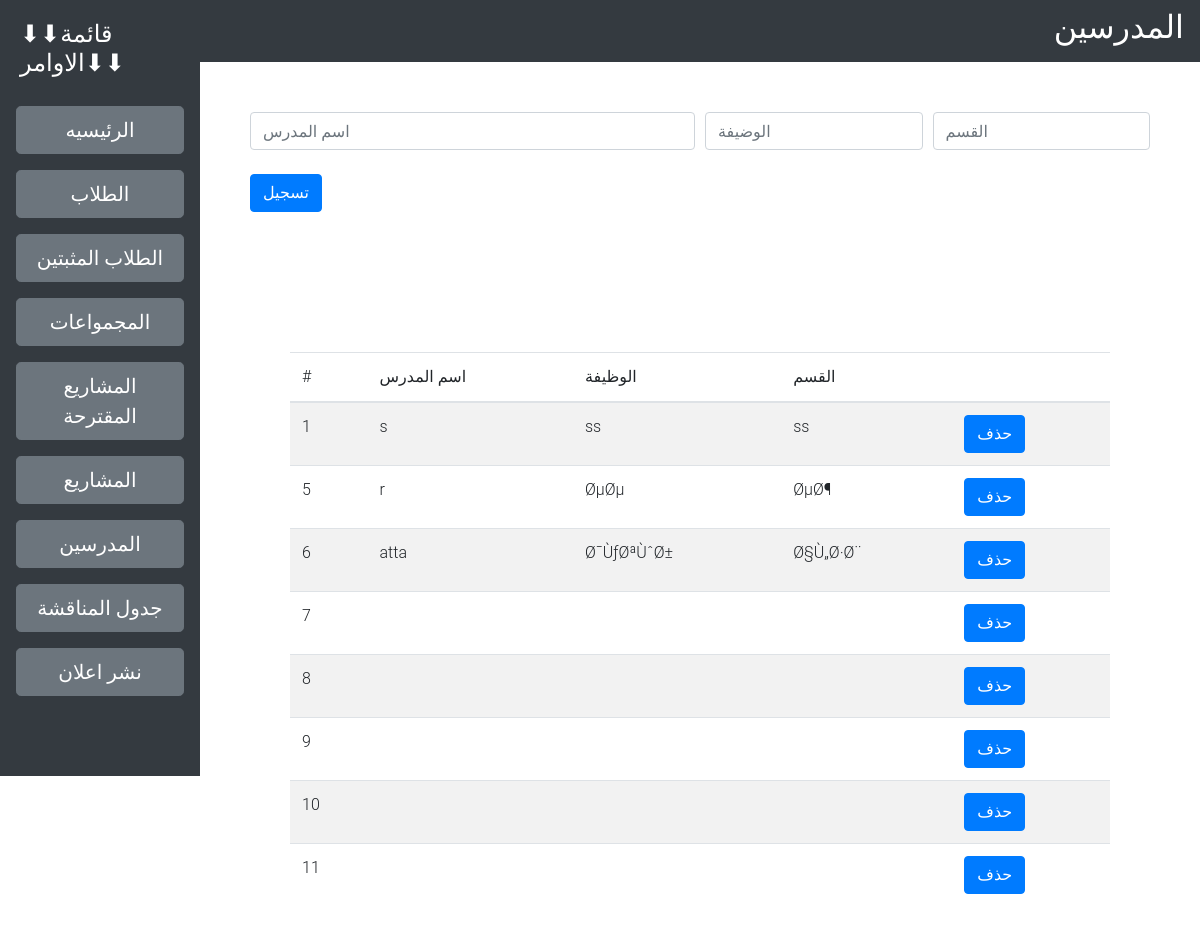
The app's page /tech.php with its own data.
### tables this page shows
CREATE TABLE `tech` (
  `id` int(11) NOT NULL,
  `name` varchar(50) NOT NULL,
  `jop` varchar(50) NOT NULL,
  `sis` varchar(50) NOT NULL
);

### tech.php (the view, shortened to what this page needs)
<?php
$server = 'localhost';
$user = 'root';
$password = '';
$db_name = 'm';
$conn = new mysqli($server,$user,$password,$db_name);
?>
<!DOCTYPE html>
<html lang="en">
<head>
    <link rel="stylesheet" href="css/style.css">
    <link rel="stylesheet" href="https://stackpath.bootstrapcdn.com/bootstrap/4.3.1/css/bootstrap.min.css">
</head>
<body >
    <div class="row mx-0">
    <div class="col-2" style="padding: 0px"  >
        <div class=" bg-dark" >
        <ul class="nav flex-column">
            <li class="nav-item" >
          <h4 class="text-white" style="margin:20px" >⬇⬇قائمة الاوامر⬇⬇</h4>
      </li>
    <li class="nav-item">
       <a class="nav-link" href="admin.php"> <button type="button" class="btn btn-secondary btn-lg btn-block">الرئيسيه</button>
</a>
      </li>
             <li class="nav-item">
       <a class="nav-link active" href="student.php"><button type="button" class="btn btn-secondary btn-lg btn-block">الطلاب</button>
</a>
      </li>
      <li class="nav-item">
       <a class="nav-link active" href="studenta.php"><button type="button" class="btn btn-secondary btn-lg btn-block">الطلاب المثبتين</button>
</a>
      </li>
      <li class="nav-item">
            <a class="nav-link active" href="gro.php"><button type="button" class="btn btn-secondary btn-lg btn-block">المجمواعات</button>
</a>
      </li>
      <li class="nav-item">
       <a class="nav-link" href="project.php"> <button type="button" class="btn btn-secondary btn-lg btn-block">المشاريع المقترحة</button>
</a>
      </li>
     <li class="nav-item">
       <a class="nav-link" href="projecta.php"> <button type="button" class="btn btn-secondary btn-lg btn-block">المشاريع</button>
</a>
      </li>
    <li class="nav-item">
       <a class="nav-link" href="tech.php"> <button type="button" class="btn btn-secondary btn-lg btn-block">المدرسين</button>
</a>
      </li>
    <li class="nav-item">
       <a class="nav-link" href="shda.php"> <button type="button" class="btn btn-secondary btn-lg btn-block">جدول المناقشة</button>
</a>
      </li>
             <li class="nav-item">
       <a class="nav-link" href="aa.php"> <button type="button" class="btn btn-secondary btn-lg btn-block">نشر اعلان</button>
</a>
      </li>
        <br><br><br>
      </ul>
    </div>
    </div>
       <div class="col-10 " style="padding: 0px ">
        <nav class="navbar navbar-dark bg-dark">
  <h2 class="text-white"> المدرسين</h2>
</nav>
<div style="padding: 50PX"  >
      <form action="" method="post">
           <div class="form-row">
    <div class="col-6">
      <input type="text" name="name" required class="form-control" placeholder="اسم المدرس">
    </div>
    <div class="col">
      <input type="text" name="jop" required class="form-control" placeholder="الوضيفة">
    </div>
    <div class="col">
      <input type="text" name="sis" required class="form-control" placeholder="القسم">
    </div>
  </div>
      <br><button class="btn btn-primary" type="submit" name="registe">تسجيل</button>
</form>
</div>
    <div style="padding: 90PX"  >
        <form action="" method="post">
      <table class="table table-striped">
  <thead>
    <tr>
        <th scope="col">#</th>
        <th scope="col">اسم المدرس</th>
      <th scope="col">الوظيفة</th>
      <th scope="col">القسم</th>
            <th scope="col"></th>
    </tr>
  </thead>
              <tbody>
   <?php
            $sql = "SELECT * FROM tech  ";
            $result = mysqli_query($conn, $sql);
            while($row = mysqli_fetch_assoc($result)) {
            ?>
            <tr>
                <td><?= $row['id'] ?></td>
                <td><?= $row['name'] ?></td>
                <td><?= $row['jop'] ?></td>
                 <td><?= $row['sis'] ?></td>
                <td><form action="deltech.php?n1=<?= $row['id'] ?>" method="post"> <button class="btn btn-primary"  type="submit"> حذف</button>  </form></td>
            </tr>
            <?php
            }
            ?>
  </tbody>
        </table></form>
</div>
    </div>
    </div>
</body>
</html>

### css/style.css (style rules this page uses)
* { margin: 0; font-family: "Roboto", sans-serif, "Helvetica", sans-serif; font-weight: 300; }
.btn { background: #efefef; padding: 10px 15px; text-decoration: none; border-radius: 3px; color: #000; font-weight: 400; }
.container h1, h2, h3 { margin-top: 15px; margin-left: 0; font-weight: 400; }

### records on screen
tech: id "1", name "s", jop "ss", sis "ss"
tech: id "5", name "r", jop "ØµØµ", sis "ØµØ¶"
tech: id "6", name "atta", jop "Ø¯ÙƒØªÙˆØ±", sis "Ø§Ù„Ø·Ø¨"
tech: id "7"
tech: id "8"
tech: id "9"
tech: id "10"
tech: id "11"
